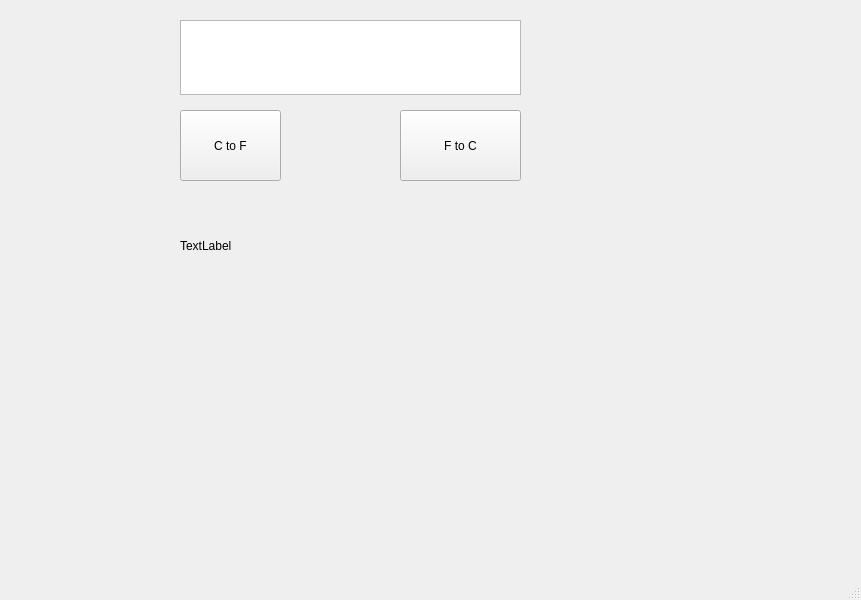
<?xml version="1.0" encoding="UTF-8"?>
<ui version="4.0">
 <class>MainWindow</class>
 <widget class="QMainWindow" name="MainWindow">
  <property name="geometry">
   <rect>
    <x>0</x>
    <y>0</y>
    <width>861</width>
    <height>600</height>
   </rect>
  </property>
  <property name="windowTitle">
   <string>MainWindow</string>
  </property>
  <widget class="QWidget" name="centralwidget">
   <widget class="QTextEdit" name="textEdit">
    <property name="geometry">
     <rect>
      <x>180</x>
      <y>20</y>
      <width>341</width>
      <height>75</height>
     </rect>
    </property>
   </widget>
   <widget class="QPushButton" name="pushButton">
    <property name="geometry">
     <rect>
      <x>180</x>
      <y>110</y>
      <width>101</width>
      <height>71</height>
     </rect>
    </property>
    <property name="text">
     <string>C to F</string>
    </property>
   </widget>
   <widget class="QPushButton" name="pushButton_2">
    <property name="geometry">
     <rect>
      <x>400</x>
      <y>110</y>
      <width>121</width>
      <height>71</height>
     </rect>
    </property>
    <property name="text">
     <string>F to C</string>
    </property>
   </widget>
   <widget class="QLabel" name="label">
    <property name="geometry">
     <rect>
      <x>180</x>
      <y>210</y>
      <width>311</width>
      <height>71</height>
     </rect>
    </property>
    <property name="text">
     <string>TextLabel</string>
    </property>
   </widget>
  </widget>
  <widget class="QMenuBar" name="menubar">
   <property name="geometry">
    <rect>
     <x>0</x>
     <y>0</y>
     <width>861</width>
     <height>26</height>
    </rect>
   </property>
  </widget>
  <widget class="QStatusBar" name="statusbar"/>
 </widget>
 <resources/>
 <connections/>
</ui>
